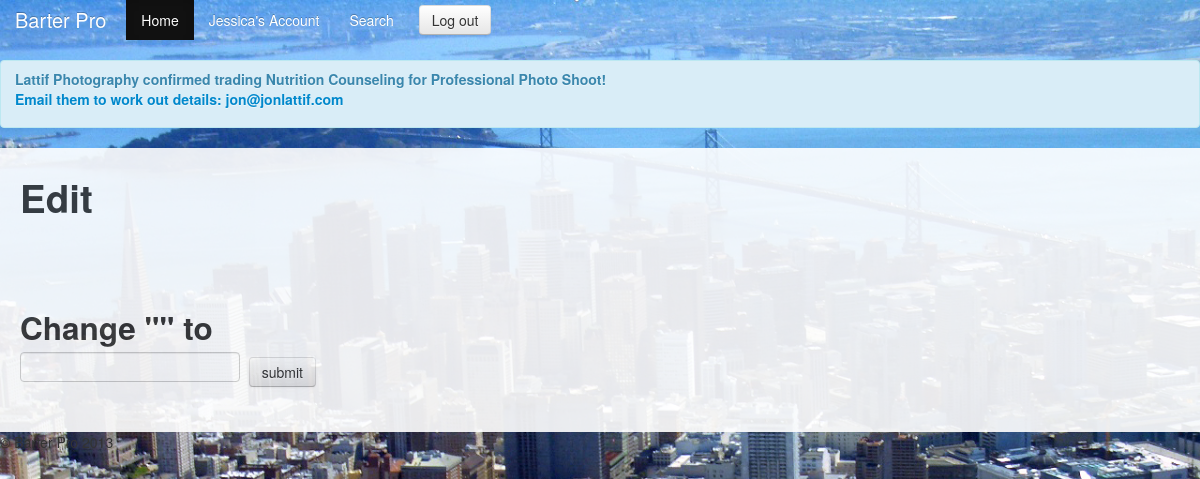
Page /edit_item/12 (signed in) on the earlier database version.
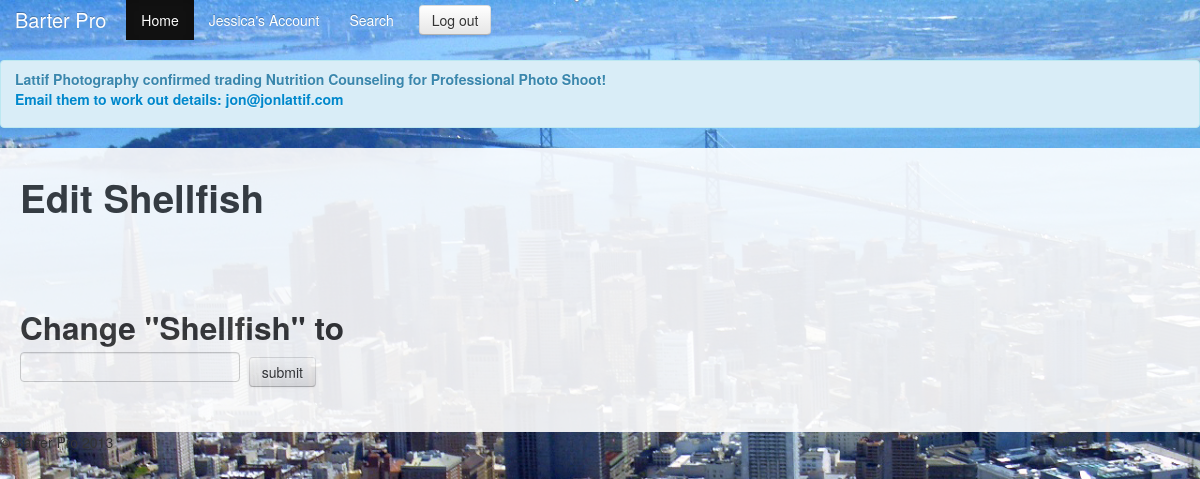
Same page on the later database version.
### model.py (models this page shows)
class Item(Base):
	__tablename__ = 'items'
	id = Column(Integer, primary_key=True)
	name = Column(String)
	description = Column(String)
	owned = Column(Boolean)
	image_url = Column(String, nullable=True)
	user_id = Column(Integer, ForeignKey("users.id"))
	cat_id = Column(Integer, ForeignKey("categories.id"))
	user = relationship("User", backref=backref("items", order_by=id))
	category = relationship("Category", backref=backref("items", order_by=id))

### server.py (the view)
@app.route("/edit_item/<int:id>", methods=["GET"])
def edit_item(id):
	item = db_session.query(Item).get(id)
	return render_template("/edit_item.html", item=item)

### server.py (called while the page is built)
@app.before_request
def before_request():
	g.user_id = session.get("user_id") #gets user ID from current session
	if not g.user_id: # redirects to log-in if no user ID session
		g.user_id = None
		g.user = None
	else:
		g.user = db_session.query(User).get(g.user_id)
		g.notifications, g.new_confirms = get_notifications()
		print "***************", g.notifications

def get_notifications():
	notifications = db_session.query(Participant).filter_by(user_id=g.user_id, requester=False, confirm=None).all()
	all_my_trades = db_session.query(Participant).filter_by(user_id=g.user_id, requester=True).all()
	new_confirms = [participant for participant in all_my_trades if participant.trade.participants[1].confirm == True]
	return notifications, new_confirms

### Templates/edit_item.html
{% extends "layout.html" %}
{% block body %}
<div class="container wrapper">
	<h1>
		Edit {{item.name}}
	</h1>
		<h2>
 			<br>
 			<br>
 			Change "{{ item.name }}" to
 				<form name ="edit name" action="{{url_for('update_item', id=item.id)}}" method="POST">
  					<input type="text", name="name">
  					<input type="submit" class="btn" value="submit">
 				</form>
 		</h2>
</div>
{% endblock %}

Differences in the rows shown:
added Item: name "Shellfish"
